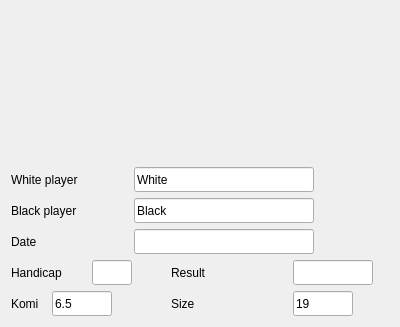
<?xml version="1.0" encoding="UTF-8"?>
<ui version="4.0">
 <class>SGFPreview</class>
 <widget class="QWidget" name="SGFPreview">
  <property name="geometry">
   <rect>
    <x>0</x>
    <y>0</y>
    <width>400</width>
    <height>300</height>
   </rect>
  </property>
  <property name="windowTitle">
   <string>Form</string>
  </property>
  <layout class="QVBoxLayout" name="verticalLayout">
   <item>
    <widget class="DisplayBoard" name="displayBoard" native="true">
     <property name="minimumSize">
      <size>
       <width>150</width>
       <height>150</height>
      </size>
     </property>
     <property name="whatsThis">
      <string>Board preview</string>
     </property>
    </widget>
   </item>
   <item>
    <layout class="QGridLayout" name="_9">
     <property name="horizontalSpacing">
      <number>2</number>
     </property>
     <property name="verticalSpacing">
      <number>6</number>
     </property>
     <property name="margin">
      <number>0</number>
     </property>
     <item row="2" column="0" colspan="3">
      <widget class="QLabel" name="label_14">
       <property name="maximumSize">
        <size>
         <width>180</width>
         <height>16777215</height>
        </size>
       </property>
       <property name="text">
        <string>Date</string>
       </property>
      </widget>
     </item>
     <item row="4" column="4">
      <widget class="QLabel" name="label_15">
       <property name="minimumSize">
        <size>
         <width>40</width>
         <height>0</height>
        </size>
       </property>
       <property name="maximumSize">
        <size>
         <width>180</width>
         <height>16777215</height>
        </size>
       </property>
       <property name="text">
        <string>Size</string>
       </property>
      </widget>
     </item>
     <item row="1" column="3" colspan="4">
      <widget class="QLineEdit" name="File_BlackPlayer">
       <property name="minimumSize">
        <size>
         <width>118</width>
         <height>25</height>
        </size>
       </property>
       <property name="maximumSize">
        <size>
         <width>180</width>
         <height>16777215</height>
        </size>
       </property>
       <property name="text">
        <string>Black</string>
       </property>
      </widget>
     </item>
     <item row="4" column="1" colspan="2">
      <widget class="QLineEdit" name="File_Komi">
       <property name="minimumSize">
        <size>
         <width>40</width>
         <height>25</height>
        </size>
       </property>
       <property name="maximumSize">
        <size>
         <width>60</width>
         <height>16777215</height>
        </size>
       </property>
       <property name="text">
        <string>6.5</string>
       </property>
      </widget>
     </item>
     <item row="0" column="0" colspan="2">
      <widget class="QLabel" name="label_16">
       <property name="minimumSize">
        <size>
         <width>79</width>
         <height>0</height>
        </size>
       </property>
       <property name="maximumSize">
        <size>
         <width>180</width>
         <height>16777215</height>
        </size>
       </property>
       <property name="text">
        <string>White player</string>
       </property>
      </widget>
     </item>
     <item row="1" column="0" colspan="2">
      <widget class="QLabel" name="label_17">
       <property name="minimumSize">
        <size>
         <width>79</width>
         <height>0</height>
        </size>
       </property>
       <property name="maximumSize">
        <size>
         <width>180</width>
         <height>16777215</height>
        </size>
       </property>
       <property name="text">
        <string>Black player</string>
       </property>
      </widget>
     </item>
     <item row="4" column="0">
      <widget class="QLabel" name="label_19">
       <property name="minimumSize">
        <size>
         <width>37</width>
         <height>0</height>
        </size>
       </property>
       <property name="maximumSize">
        <size>
         <width>180</width>
         <height>16777215</height>
        </size>
       </property>
       <property name="text">
        <string>Komi</string>
       </property>
      </widget>
     </item>
     <item row="2" column="3" colspan="4">
      <widget class="QLineEdit" name="File_Date">
       <property name="minimumSize">
        <size>
         <width>118</width>
         <height>25</height>
        </size>
       </property>
       <property name="maximumSize">
        <size>
         <width>180</width>
         <height>16777215</height>
        </size>
       </property>
       <property name="text">
        <string/>
       </property>
      </widget>
     </item>
     <item row="3" column="0" colspan="2">
      <widget class="QLabel" name="label_20">
       <property name="minimumSize">
        <size>
         <width>70</width>
         <height>0</height>
        </size>
       </property>
       <property name="maximumSize">
        <size>
         <width>180</width>
         <height>16777215</height>
        </size>
       </property>
       <property name="text">
        <string>Handicap</string>
       </property>
      </widget>
     </item>
     <item row="4" column="5">
      <widget class="QLineEdit" name="File_Size">
       <property name="minimumSize">
        <size>
         <width>60</width>
         <height>25</height>
        </size>
       </property>
       <property name="maximumSize">
        <size>
         <width>60</width>
         <height>16777215</height>
        </size>
       </property>
       <property name="text">
        <string>19</string>
       </property>
      </widget>
     </item>
     <item row="0" column="3" colspan="4">
      <widget class="QLineEdit" name="File_WhitePlayer">
       <property name="sizePolicy">
        <sizepolicy hsizetype="Minimum" vsizetype="Fixed">
         <horstretch>0</horstretch>
         <verstretch>0</verstretch>
        </sizepolicy>
       </property>
       <property name="minimumSize">
        <size>
         <width>118</width>
         <height>25</height>
        </size>
       </property>
       <property name="maximumSize">
        <size>
         <width>180</width>
         <height>16777215</height>
        </size>
       </property>
       <property name="text">
        <string>White</string>
       </property>
      </widget>
     </item>
     <item row="3" column="4">
      <widget class="QLabel" name="label_18">
       <property name="minimumSize">
        <size>
         <width>120</width>
         <height>0</height>
        </size>
       </property>
       <property name="maximumSize">
        <size>
         <width>180</width>
         <height>16777215</height>
        </size>
       </property>
       <property name="text">
        <string>Result</string>
       </property>
      </widget>
     </item>
     <item row="3" column="5" colspan="2">
      <widget class="QLineEdit" name="File_Result">
       <property name="minimumSize">
        <size>
         <width>66</width>
         <height>25</height>
        </size>
       </property>
       <property name="maximumSize">
        <size>
         <width>80</width>
         <height>16777215</height>
        </size>
       </property>
       <property name="text">
        <string/>
       </property>
      </widget>
     </item>
     <item row="3" column="2">
      <widget class="QLineEdit" name="File_Handicap">
       <property name="minimumSize">
        <size>
         <width>40</width>
         <height>25</height>
        </size>
       </property>
       <property name="maximumSize">
        <size>
         <width>40</width>
         <height>16777215</height>
        </size>
       </property>
       <property name="text">
        <string/>
       </property>
      </widget>
     </item>
    </layout>
   </item>
  </layout>
 </widget>
 <customwidgets>
  <customwidget>
   <class>DisplayBoard</class>
   <extends>QWidget</extends>
   <header>displayboard.h</header>
  </customwidget>
 </customwidgets>
 <resources/>
 <connections/>
</ui>
